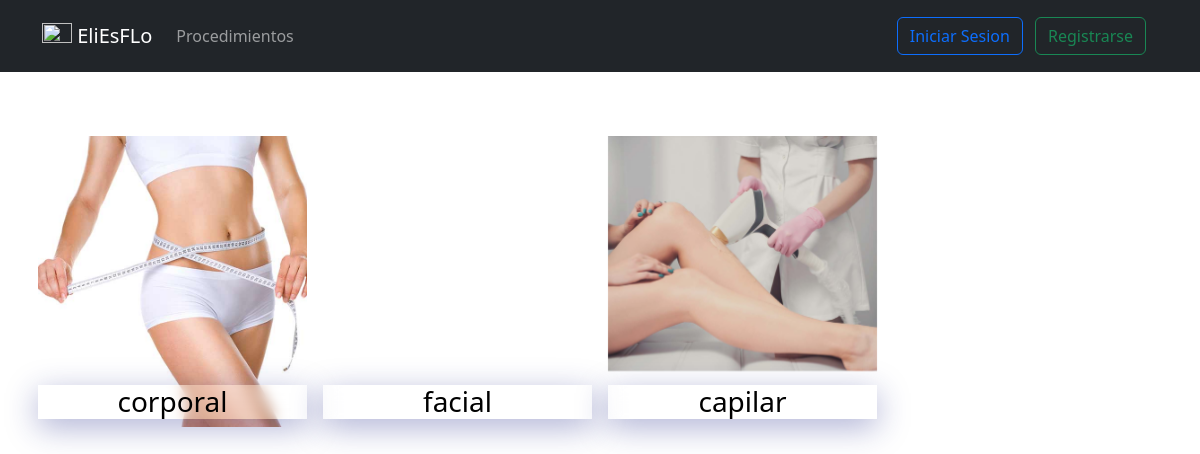
The page /templates/EliProcesos.php on the database its author committed.
### tables this page shows
CREATE TABLE `tipoprocedimiento` (
  `id` int(11) NOT NULL,
  `tipo` varchar(255) DEFAULT NULL,
  `img` varchar(255) NOT NULL
);

### app/modelo/classModelo.php (called while the page is built, shortened)
<?php
class Modelo extends PDO {
    public function __construct() {
        $this->conexion = new PDO('mysql:host=' . Config::$mvc_bd_hostname . ';dbname=' . Config::$mvc_bd_nombre . '', Config::$mvc_bd_usuario, Config::$mvc_bd_clave);
    }
}
?>

### app/modelo/classMemeteca.php (the view, shortened to what this page needs)
<?php
class Memeteca extends Modelo
{
    public function pintaProcesos(){
        $consulta = 'SELECT * FROM eliesflo.tipoprocedimiento';
        $result = $this -> conexion -> prepare($consulta);
        $result->execute();
        $tipos = ($result->fetchAll(PDO::FETCH_ASSOC));
        for($i = 0;$i< count($tipos);$i++){
            echo('
            <div class="col-lg-3 col-6 g-3 position-relative">
            <a href="index.php?ctl=mostrarTipos&id='.$tipos[$i]["id"].'&name='.$tipos[$i]["tipo"].'">
			<div class="lc-block position-absolute bottom-0 start-0 w-100 text-center ">
				<div editable="rich">
					<h3 class="glass_background mx-2 text-black">'.$tipos[$i]["tipo"].'</h3>
				</div>
			</div>
			<div class="lc-block">
				<img class="img-fluid hover" src="'.$tipos[$i]["img"].'" alt="" loading="lazy">
			</div>
            </a>
		    </div>
            ');
        }
    }
}
?>

### web/templates/EliProcesos.php (style rules this page uses)
.glass_background { background: rgba( 255, 255, 255, 0.3 ); box-shadow: 0 8px 32px 0 rgba( 31, 38, 135, 0.37 ); backdrop-filter: blur( 6.5px ); -webkit-backdrop-filter: blur( 6.5px ); }

### rows shown on the page
tipoprocedimiento: tipo "corporal", shows a picture
tipoprocedimiento: tipo "facial"
tipoprocedimiento: tipo "capilar", shows a picture
